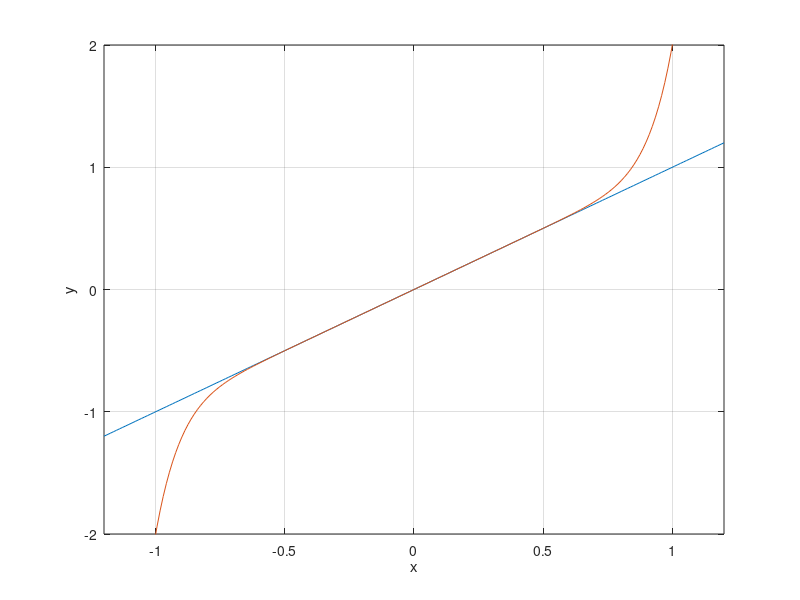

MATLAB code for this plot:
a = linspace(-1.2,1.2,200);

fig = figure(1);
plot(a, a); hold on
% for i = 2:10
% plot(a, a + a.^(i*2 - 1));
% end
plot(a, a + a.^11); hold on
hold off;
ylim([-2,2])
xlim([-1.2,1.2])
xlabel('x')
ylabel('y')
grid

saveas(fig,'figures/limiter', 'epsc')